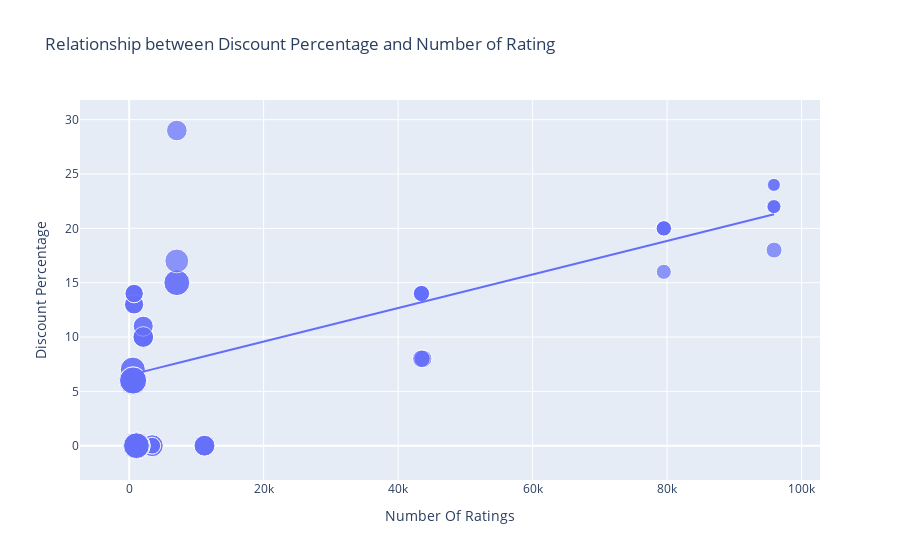

Write notebook code for a chart like this one.
### Code cell
Figure = px.scatter(data, x = "Number Of Ratings", y= "Discount Percentage", size = "Sale Price" , trendline="ols",
                    title="Relationship between Discount Percentage and Number of Rating")
Figure.show()

### Figure 1 — Plotly figure (JSON) as saved in the notebook; plotly's stock layout.template omitted (floating-point values rounded to 4 significant figures)
{"data": [{"hovertemplate": "Number Of Ratings=%{x}<br>Discount Percentage=%{y}<br>Sale Price=%{marker.size}<extra></extra>", "legendgroup": "", "marker": {"color": "#636efa", "size": [49900, 84900, 84900, 77000, 77000, 49900, 49900, 77000, 89900, 41999, 39999, 41999, 41999, 41999, 131900, 117100, 131900, 117100, 74999, 117900, 117100, 117900, 99900, 44999, 140900, 130900, 64900, 120900, 59900, 75900, 110900, 130900, 120900, 64900, 64900, 75900, 75900, 120900, 59900, 120900, 75900, 140900, 70900, 70900, 75900, 59900, 110900, 120900, 130900, 130900, 54999, 54999, 29999, 34999, 34999, 34999, 54999, 29999, 46999, 46999, 46999, 46999], "sizemode": "area", "sizeref": 352.2, "symbol": "circle"}, "mode": "markers", "name": "", "orientation": "v", "showlegend": false, "type": "scatter", "x": [3431, 3431, 3431, 11202, 11202, 3431, 3431, 11202, 1454, 79512, 79512, 79582, 79512, 79512, 1078, 1078, 1078, 1078, 7088, 7088, 1078, 7088, 7081, 95909, 542, 580, 740, 545, 740, 2101, 545, 580, 580, 730, 730, 2101, 2101, 580, 740, 580, 2092, 545, 2101, 2092, 2101, 740, 545, 580, 580, 580, 43707, 43707, 95807, 95909, 95807, 95909, 43470, 95909, 43470, 43470, 43470, 43470], "xaxis": "x", "y": [0, 0, 0, 0, 0, 0, 0, 0, 0, 20, 16, 20, 20, 20, 0, 0, 0, 0, 29, 15, 0, 15, 17, 18, 6, 6, 13, 6, 14, 10, 7, 6, 6, 13, 13, 10, 10, 6, 14, 6, 10, 6, 11, 11, 10, 14, 7, 6, 6, 6, 8, 8, 24, 22, 22, 22, 8, 24, 14, 14, 14, 14], "yaxis": "y"}, {"hovertemplate": "<b>OLS trendline</b><br>Discount Percentage = 0.000154292 * Number Of Ratings + 6.49233<br>R<sup>2</sup>=0.468988<br><br>Number Of Ratings=%{x}<br>Discount Percentage=%{y} <b>(trend)</b><extra></extra>", "legendgroup": "", "marker": {"color": "#636efa", "symbol": "circle"}, "mode": "lines", "name": "", "showlegend": false, "type": "scatter", "x": [542, 545, 545, 545, 545, 580, 580, 580, 580, 580, 580, 580, 580, 730, 730, 740, 740, 740, 740, 1078, 1078, 1078, 1078, 1078, 1454, 2092, 2092, 2101, 2101, 2101, 2101, 2101, 3431, 3431, 3431, 3431, 3431, 7081, 7088, 7088, 7088, 11202, 11202, 11202, 43470, 43470, 43470, 43470, 43470, 43707, 43707, 79512, 79512, 79512, 79512, 79582, 95807, 95807, 95909, 95909, 95909, 95909], "xaxis": "x", "y": [6.576, 6.576, 6.576, 6.576, 6.576, 6.582, 6.582, 6.582, 6.582, 6.582, 6.582, 6.582, 6.582, 6.605, 6.605, 6.607, 6.607, 6.607, 6.607, 6.659, 6.659, 6.659, 6.659, 6.659, 6.717, 6.815, 6.815, 6.816, 6.816, 6.816, 6.816, 6.816, 7.022, 7.022, 7.022, 7.022, 7.022, 7.585, 7.586, 7.586, 7.586, 8.221, 8.221, 8.221, 13.2, 13.2, 13.2, 13.2, 13.2, 13.24, 13.24, 18.76, 18.76, 18.76, 18.76, 18.77, 21.27, 21.27, 21.29, 21.29, 21.29, 21.29], "yaxis": "y"}], "layout": {"autosize": true, "legend": {"itemsizing": "constant", "tracegroupgap": 0}, "title": {"text": "Relationship between Discount Percentage and Number of Rating"}, "xaxis": {"anchor": "y", "autorange": true, "domain": [0, 1], "range": [-7759.0, 103000.0], "title": {"text": "Number Of Ratings"}, "type": "linear"}, "yaxis": {"anchor": "x", "autorange": true, "domain": [0, 1], "range": [-5.213, 33.41], "title": {"text": "Discount Percentage"}, "type": "linear"}}}
